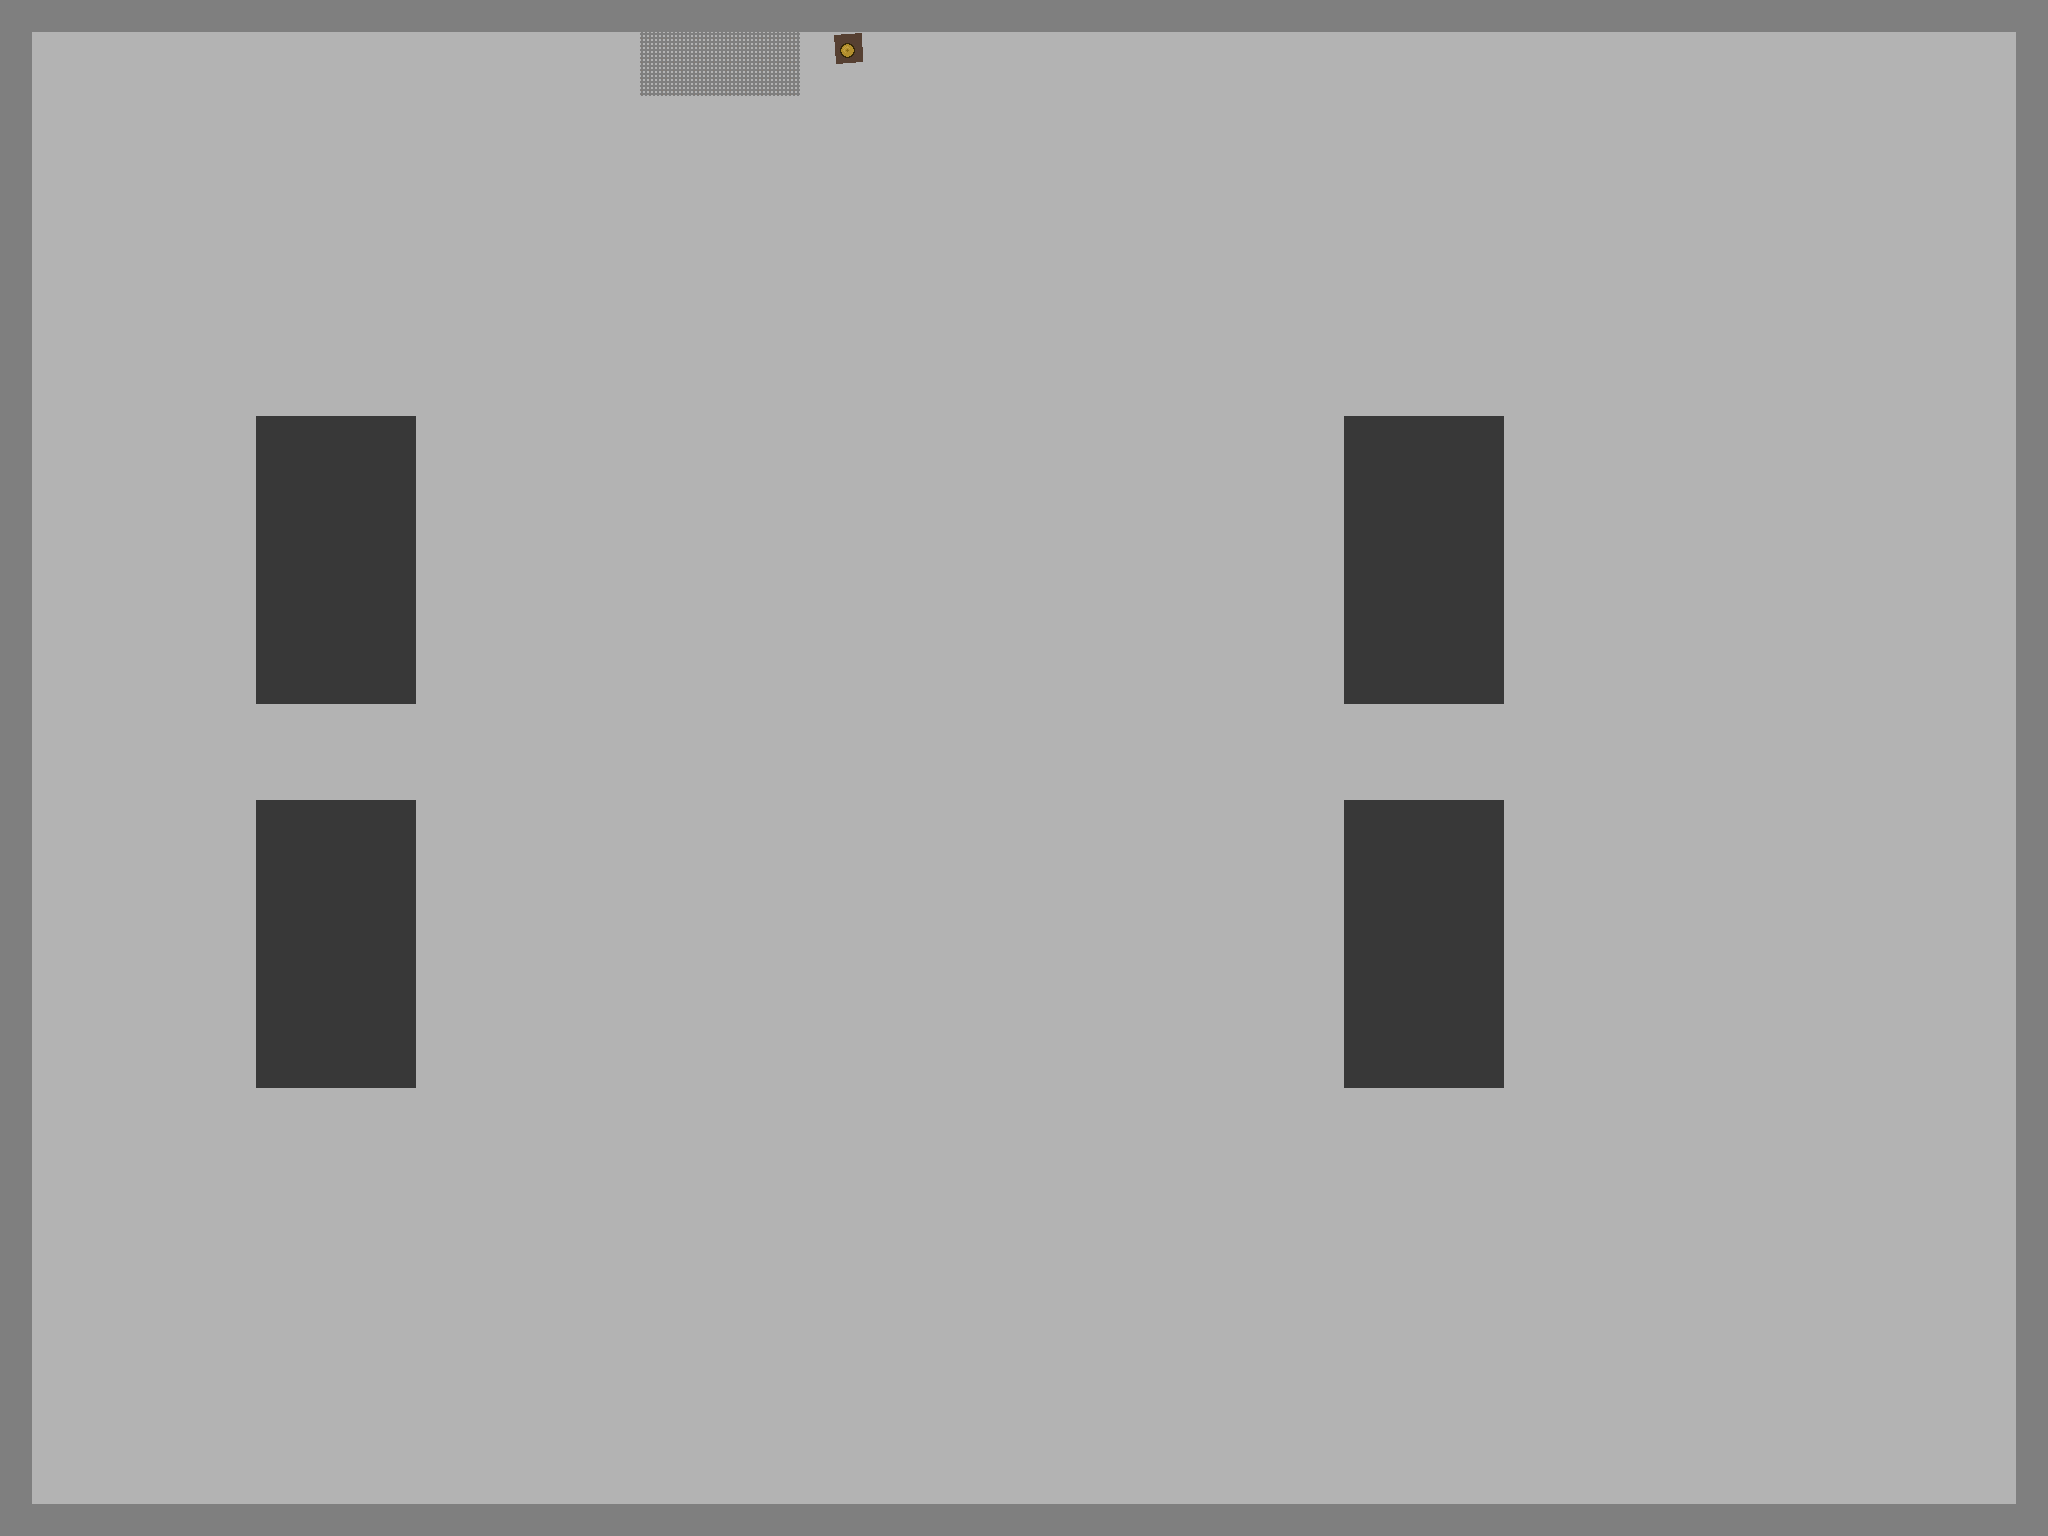

A 2D game scene composited from a Tiled map and its tileset images. What follows is a short description and the map's XML, with each tile layer's data collapsed to a summary:
An orthogonal 64x48 tile map with 32x32 px tiles, 5 tile layers (dropship, background, bell, sell_areas, ...), 9 tilesets.

<map version="1.10" tiledversion="1.10.2" orientation="orthogonal" renderorder="right-down" width="64" height="48" tilewidth="32" tileheight="32" infinite="0" nextlayerid="6" nextobjectid="1">
 <tileset firstgid="1" source="background.tsx" />
 <tileset firstgid="5" name="walls" tilewidth="32" tileheight="32" tilecount="1" columns="1">
  <image source="wall.png" width="32" height="32" />
 </tileset>
 <tileset firstgid="6" source="entrance_walls.tsx" />
 <tileset firstgid="7" source="main.tsx" />
 <tileset firstgid="8" source="comp_background.tsx" />
 <tileset firstgid="9" source="sell_area.tsx" />
 <tileset firstgid="10" source="bell.tsx" />
 <tileset firstgid="11" source="large dark grey.tsx" />
 <tileset firstgid="12" source="noside.tsx" />
 <layer id="5" name="dropship" width="64" height="48">
  <data>[3072 cells, 1 non-empty, 1 distinct tile ids]</data>
 </layer>
 <layer id="4" name="background" width="64" height="48">
  <data>[3072 cells, 3072 non-empty, 1 distinct tile ids]</data>
 </layer>
 <layer id="1" name="bell" width="64" height="48">
  <data>[3072 cells, 1 non-empty, 1 distinct tile ids]</data>
 </layer>
 <layer id="3" name="sell_areas" width="64" height="48">
  <data>[3072 cells, 11 non-empty, 2 distinct tile ids]</data>
 </layer>
 <layer id="2" name="walls" width="64" height="48">
  <data>[3072 cells, 401 non-empty, 3 distinct tile ids]</data>
 </layer>
</map>
